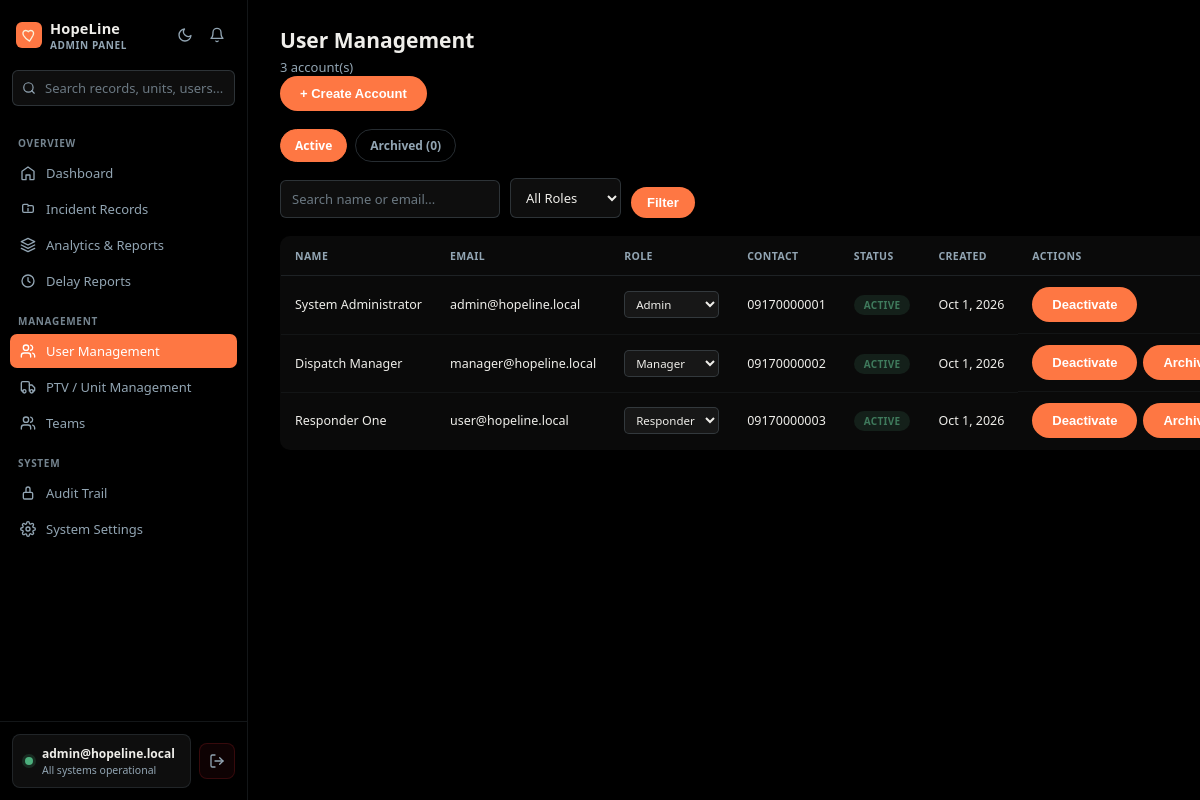
/app/admin/users.php (signed in), run on an earlier commit of the app's database.
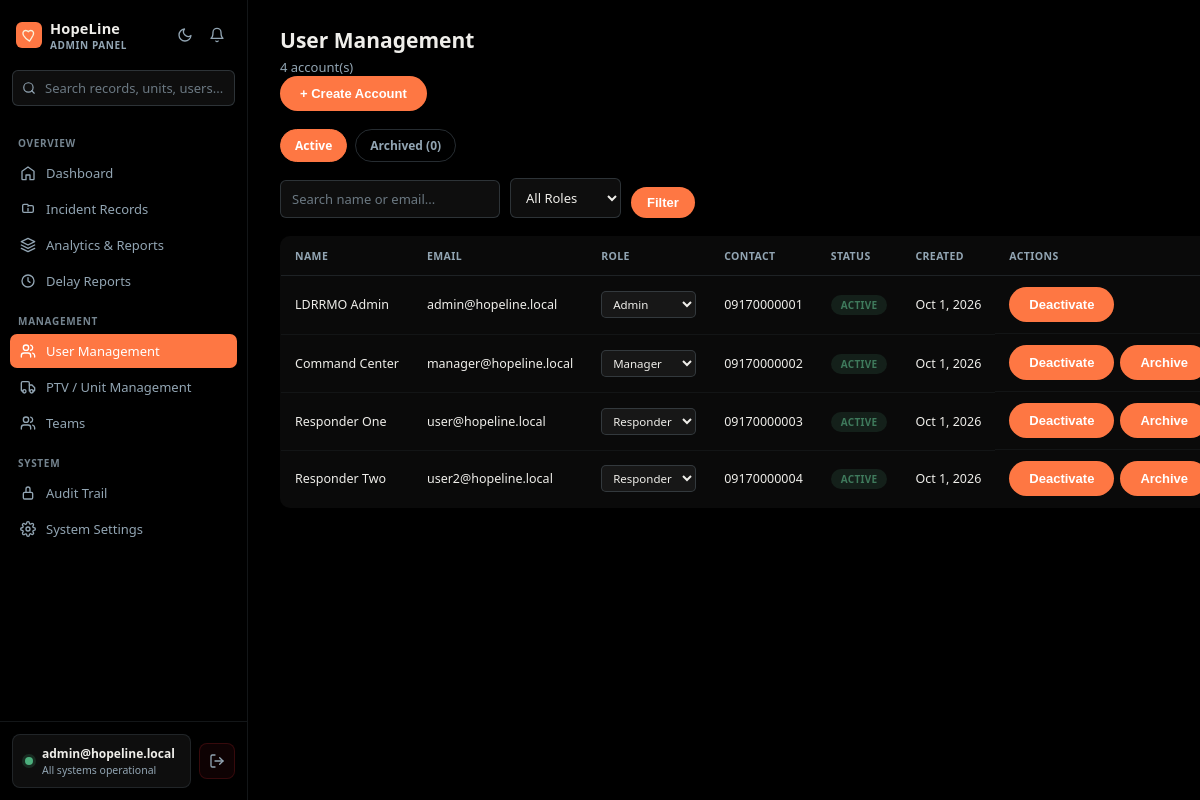
And on a later commit of the database.
### tables this page shows
CREATE TABLE IF NOT EXISTS users (
  id          INT(11)      NOT NULL AUTO_INCREMENT,
  name        VARCHAR(150) NOT NULL,
  email       VARCHAR(150) NOT NULL,
  password    VARCHAR(255) NOT NULL,
  role        ENUM('admin','manager','user') NOT NULL DEFAULT 'user',
  contact_no  VARCHAR(20)  DEFAULT NULL,
  is_verified TINYINT(1)   NOT NULL DEFAULT 0,
  archived_at DATETIME     DEFAULT NULL,
  created_at  DATETIME     DEFAULT CURRENT_TIMESTAMP,
  updated_at  DATETIME     DEFAULT CURRENT_TIMESTAMP ON UPDATE CURRENT_TIMESTAMP,
  team_id     INT(11)      DEFAULT NULL,
  PRIMARY KEY (id),
  UNIQUE KEY uq_users_email (email),
  KEY idx_users_team (team_id)
);

### app/admin/users.php (the view, shortened to what this page needs)
<?php
require_once __DIR__ . '/../../config/config.php';
$roleFilter = $_GET['role'] ?? '';
$search = $_GET['q'] ?? '';
$view = ($_GET['view'] ?? '') === 'archived' ? 'archived' : 'active';
$where = $view === 'archived' ? "WHERE archived_at IS NOT NULL" : "WHERE archived_at IS NULL";
$params = [];
$stmt = $pdo->prepare("SELECT * FROM users $where ORDER BY created_at DESC");
$stmt->execute($params);
$users = $stmt->fetchAll(PDO::FETCH_ASSOC);
$archivedCount = $pdo->query("SELECT COUNT(*) FROM users WHERE archived_at IS NOT NULL")->fetchColumn();
?>
<!DOCTYPE html>
<html lang="en">
<head>
<link rel="stylesheet" href="<?php echo BASE_URL; ?>/assets/css/app.css">
</head>
<body>
<?php require_once __DIR__ . '/../../assets/layouts/admin/admin_sidebar.php'; ?>
<main class="main">
    <div class="page-head">
        <div><h1>User Management</h1><p><?php echo count($users); ?> account(s)</p></div>
        <button class="btn-primary" onclick="document.getElementById('createModal').classList.add('show')">+ Create Account</button>
    </div>
    <div class="tabs">
        <a href="?view=active<?php echo $roleFilter ? '&role='.urlencode($roleFilter) : ''; ?><?php echo $search ? '&q='.urlencode($search) : ''; ?>" class="tab <?php echo $view === 'active' ? 'active' : ''; ?>" style="text-decoration:none;">Active</a>
        <a href="?view=archived<?php echo $roleFilter ? '&role='.urlencode($roleFilter) : ''; ?><?php echo $search ? '&q='.urlencode($search) : ''; ?>" class="tab <?php echo $view === 'archived' ? 'active' : ''; ?>" style="text-decoration:none;">Archived (<?php echo $archivedCount; ?>)</a>
    </div>
    <form method="GET" class="toolbar">
        <input type="text" name="q" placeholder="Search name or email..." value="<?php echo htmlspecialchars($search); ?>">
        <select name="role" onchange="this.form.submit()">
            <option value="">All Roles</option>
        </select>
        <button type="submit" class="btn-primary" style="padding:8px 16px;">Filter</button>
    </form>
    <?php if (empty($users)): ?>
        <div class="empty-state"><?php echo $view === 'archived' ? 'No archived accounts.' : 'No accounts match these filters.'; ?></div>
    <?php else: ?>
    <table>
        <thead><tr><th>Name</th><th>Email</th><th>Role</th><th>Contact</th><th>Status</th><th><?php echo $view === 'archived' ? 'Archived' : 'Created'; ?></th><th>Actions</th></tr></thead>
        <tbody>
            <?php foreach ($users as $u): ?>
            <tr>
                <td><?php echo htmlspecialchars($u['name']); ?></td>
                <td><?php echo htmlspecialchars($u['email']); ?></td>
                <td>
                    <?php if ($view === 'active'): ?>
                    <form method="POST" style="display:inline-flex; gap:6px; align-items:center;">
                        <select name="role" class="role-select" onchange="this.form.submit()">
                            <option value="admin" <?php echo $u['role']==='admin'?'selected':''; ?>>Admin</option>
                            <option value="manager" <?php echo $u['role']==='manager'?'selected':''; ?>>Manager</option>
                            <option value="user" <?php echo $u['role']==='user'?'selected':''; ?>>Responder</option>
                        </select>
                    </form>
                    <?php else: ?>
                        <span class="role-badge role-<?php echo $u['role']; ?>"><?php echo ucfirst($u['role']); ?></span>
                    <?php endif; ?>
                </td>
                <td><?php echo htmlspecialchars($u['contact_no'] ?: '—'); ?></td>
                <td><span class="status-badge <?php echo $u['is_verified'] ? 'status-active' : 'status-inactive'; ?>"><?php echo $u['is_verified'] ? 'Active' : 'Inactive'; ?></span></td>
                <td><?php echo date('M j, Y', strtotime($view === 'archived' ? $u['archived_at'] : $u['created_at'])); ?></td>
                <td class="row-actions">
                    <?php if ($view === 'active'): ?>
                        <form method="POST" style="display:inline;">
                            <button type="submit" class="btn-mini <?php echo $u['is_verified'] ? 'btn-deactivate' : 'btn-activate'; ?>">
                                <?php echo $u['is_verified'] ? 'Deactivate' : 'Activate'; ?>
                            </button>
                        </form>
                        <?php if ((int)$u['id'] !== (int)$_SESSION['user_id']): ?>
                        <form method="POST" style="display:inline;" onsubmit="return confirm('Archive this account? They will no longer be able to log in, but their history stays intact.');">
                            <button type="submit" class="btn-mini btn-deactivate">Archive</button>
                        </form>
                        <?php endif; ?>
                    <?php endif; ?>
                </td>
            </tr>
            <?php endforeach; ?>
        </tbody>
    </table>
    <?php endif; ?>
</main>
</body>
</html>

What changed in the data, as far as the page shows it:
changed users "admin@hopeline.local": name "System Administrator" → "LDRRMO Admin"
changed users "manager@hopeline.local": name "Dispatch Manager" → "Command Center"
added users: name "Responder Two", email "user2@hopeline.local", role "Responder", contact_no "09170000004", is_verified "ACTIVE", created_at "Oct 1, 2026"
Also different on the page:
count($users): "3" → "4"
